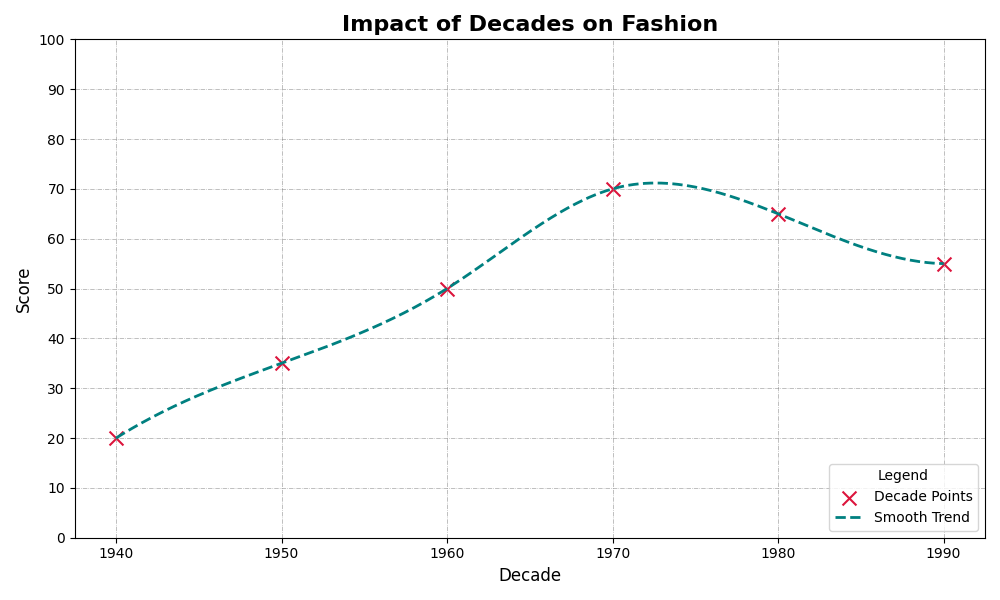

Python code for this plot:
import numpy as np
import matplotlib.pyplot as plt
from scipy.interpolate import make_interp_spline

decades = np.array([1940, 1950, 1960, 1970, 1980, 1990])
influence_scores = np.array([20, 35, 50, 70, 65, 55])

decades_smooth = np.linspace(decades.min(), decades.max(), 300)
spline = make_interp_spline(decades, influence_scores, k=3)
influence_scores_smooth = spline(decades_smooth)

plt.figure(figsize=(10, 6))
plt.scatter(decades, influence_scores, color='crimson', marker='x', label='Decade Points', s=100, edgecolor='goldenrod')
plt.plot(decades_smooth, influence_scores_smooth, color='teal', linestyle='--', linewidth=2, label='Smooth Trend')

plt.title('Impact of Decades on Fashion', fontsize=16, fontweight='bold')
plt.xlabel('Decade', fontsize=12)
plt.ylabel('Score', fontsize=12)
plt.xticks(decades)
plt.yticks(range(0, 101, 10))
plt.legend(title='Legend', loc='lower right')

plt.grid(True, linestyle='-.', linewidth=0.5, color='gray', alpha=0.7)

plt.tight_layout()
plt.show()
